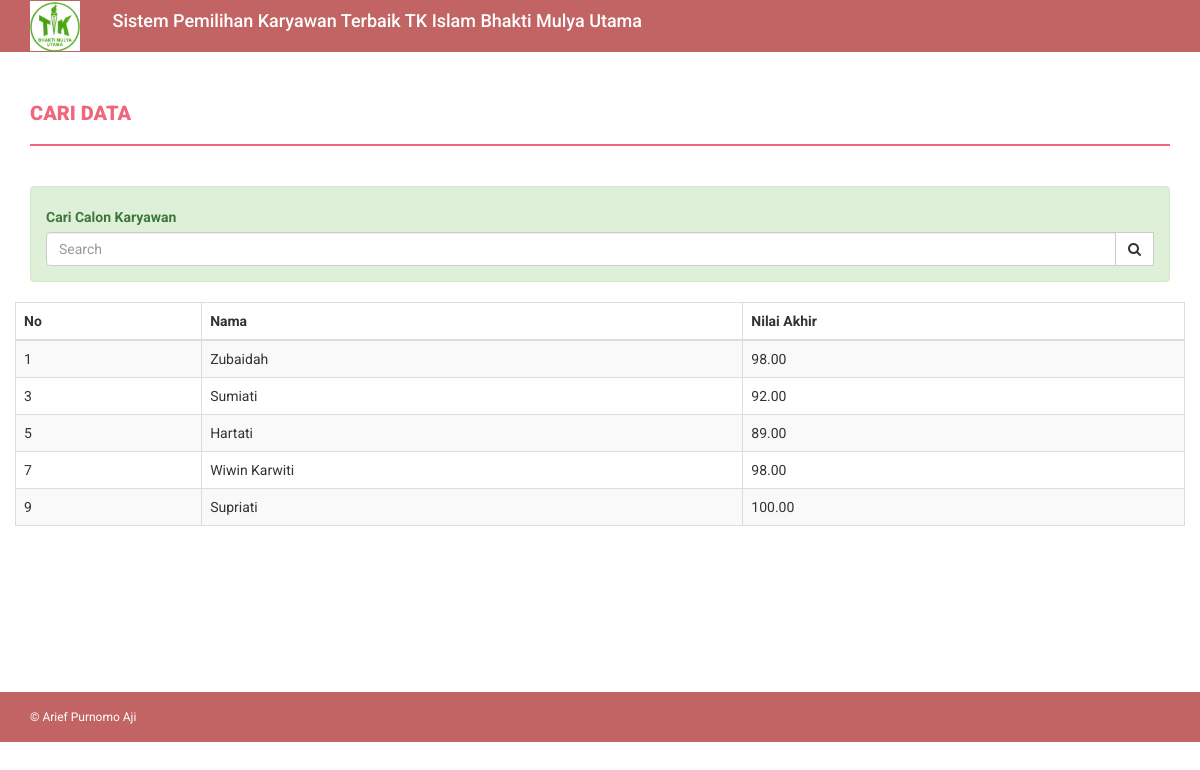
The page /cari_karyawan.php on the database its author committed.
### tables this page shows
CREATE TABLE `hasil_spk` (
  `id_spk` int(11) NOT NULL,
  `id_calon_kr` int(11) DEFAULT NULL,
  `hasil_spk` float(10,2) DEFAULT NULL,
  `minggu` varchar(2) NOT NULL,
  `bulan` varchar(2) NOT NULL,
  `tahun` varchar(4) NOT NULL
);

CREATE TABLE `karyawan` (
  `id_calon_kr` int(11) NOT NULL,
  `NIK` varchar(100) NOT NULL,
  `nama` varchar(200) NOT NULL,
  `jeniskelamin` varchar(10) NOT NULL,
  `alamat` varchar(200) NOT NULL,
  `telepon` varchar(13) NOT NULL,
  `foto` varchar(200) NOT NULL,
  `ttl` date NOT NULL,
  `TempatLahir` varchar(200) NOT NULL,
  `PendidikanTerakhir` varchar(100) NOT NULL,
  `Jabatan` varchar(100) NOT NULL,
  `TglBergabung` date NOT NULL,
  `skill` varchar(200) DEFAULT NULL,
  `pengalaman` varchar(200) DEFAULT NULL
);

### db/db_config.php (called while the page is built, shortened)
<?php
	class database extends PDO{
		protected $dsn = 'mysql:host=localhost;dbname=db_spk';
		protected $dsu = 'root';
		protected $dsp = '';
		private $cmd = '';
		function __construct(){
			try {
				$this->db = new PDO($this->dsn,$this->dsu,$this->dsp);
			} catch (PDOException $e) {
				echo $e->getMessage();
			}
		}
		function select($c,$t){
			$this->cmd = "select $c from $t";
			return $this;
		}
		function where($params){
			$this->cmd .= " where $params";
			return $this;
		}
		function like($c){
			$this->cmd .= " like '%$c%'";
			return $this;
		}
		function get(){
			$q = $this->db->prepare($this->cmd);
			$q->execute();
			return $q->fetchAll();
		}
	}
?>

### cari_karyawan.php (the view, shortened to what this page needs)
<?php include 'header.php';?>
    <div class="content-wrapper">
        <div class="container">
            <div class="row">
                <div class="col-md-12">
                    <h4 class="page-head-line">Cari Data</h4>
                </div>
            </div>
            <div class="row">
                <div class="col-md-12">
                    <div class="alert alert-success">
                        <strong> Cari Calon Karyawan</strong>
                        <form method="get" action="cari_karyawan.php">
                            <div class="input-group">
                                <input type="text" class="form-control" name="nama" placeholder="Search">
                                <div class="input-group-btn">
                                  <button class="btn btn-default" type="submit">
                                    <i class="fa fa-search"></i>
                                  </button>
                                </div>
                              </div>
                        </form>
                    </div>
                </div>
            </div>
            <div class="row">
                <div class="table-responsive">
                    <table class="table table-striped table-bordered table-hovered">
                    	<thead>
                    		<th>No</th>
                    		<th>Nama</th>
                            <th>Nilai Akhir</th>
                    	</thead>
                    	<tbody>
                    		<?php
                    			$name = $_GET['nama'];
                    			$no = 1;
    							foreach ($db->select('karyawan.*,hasil_spk.hasil_spk','karyawan,hasil_spk')->where('karyawan.id_calon_kr=hasil_spk.id_calon_kr and karyawan.nama')->like("$name")->get() as $row):?>
    							<tr>
    	                			<td><?= $no++?></td>
    	                			<td><?= $row['nama']?></td>
                                    <td><?= $row['hasil_spk']?></td>
    	                		</tr>
    						<?php $no++; endforeach ?>
                    	</tbody>
                    </table>
                </div>
            </div>
        </div>
    </div>
<?php include 'footer.php'; ?>

### assets/css/style.css (style rules this page uses)
body { font-family: 'Roboto', sans-serif; line-height: 30px; }
.content-wrapper { margin-top: 40px; min-height: 600px; padding-bottom: 60px; }
.page-head-line { font-weight: 900; padding-bottom: 20px; border-bottom: 2px solid #F0677C; text-transform: uppercase; color: #F0677C; font-size: 20px; margin-bottom: 40px; }
.btn { border-radius: 0px; -webkit-border-radius: 0px; -moz-border-radius: 0px; }

### rows shown on the page
hasil_spk: id_calon_kr.nama "Zubaidah", hasil_spk "98.00"
hasil_spk: id_calon_kr.nama "Sumiati", hasil_spk "92.00"
hasil_spk: id_calon_kr.nama "Hartati", hasil_spk "89.00"
hasil_spk: id_calon_kr.nama "Wiwin Karwiti", hasil_spk "98.00"
hasil_spk: id_calon_kr.nama "Supriati", hasil_spk "100.00"
